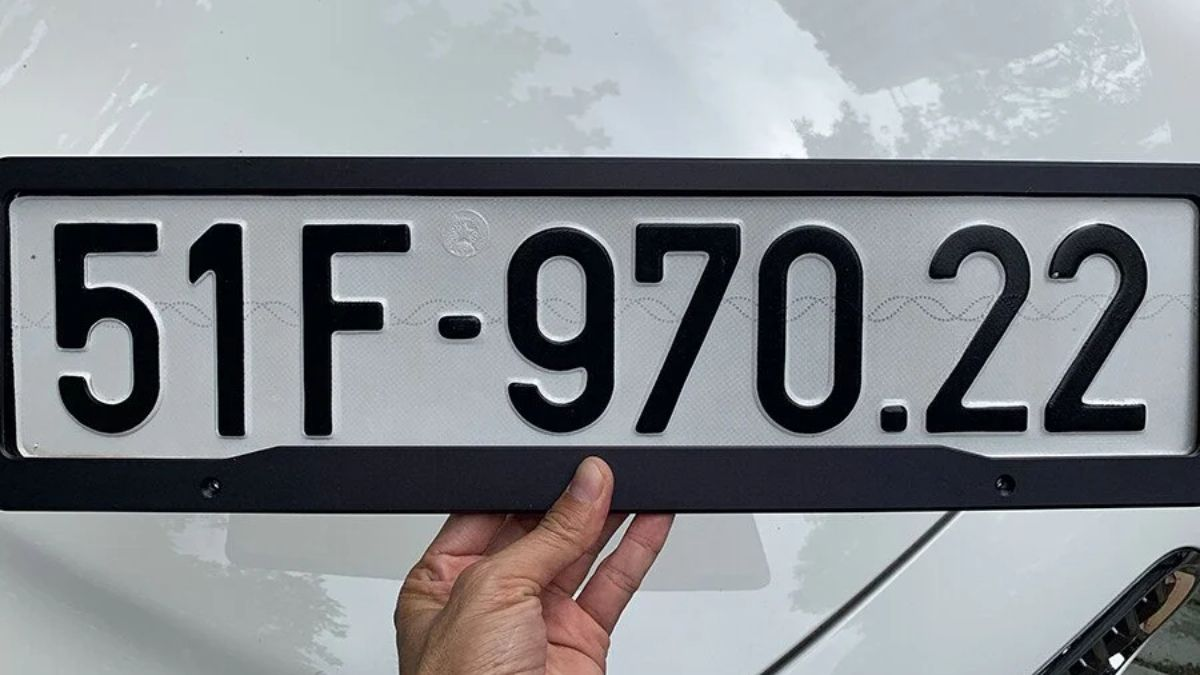
#> input picture DuAnLPR/TestData/bienso3.jpg, 1200 x 675 px
$ python run_opencv_test.py
#> lines starting #> are read from the running program, lines starting #| are printed output that depends on the picture; after the words box and inside, x2 and y2 are one past the last pixel; in counts of white or black regions, pixels touching at a corner belong together
import cv2
import numpy as np
import os
import sys
from pathlib import Path
import uuid
import pytesseract

# --- Cấu hình cho script test ---
BASE_DIR = Path(__file__).resolve().parent
MEDIA_ROOT_TEST = os.path.join(str(BASE_DIR), 'media_test_opencv_inside_project')
SAVE_DIR_TEST = os.path.join(MEDIA_ROOT_TEST, 'vehicle_entries_ocr_test')
if not os.path.exists(SAVE_DIR_TEST):
    os.makedirs(SAVE_DIR_TEST)


# --- QUAN TRỌNG: CẤU HÌNH TESSERACT ---
# Nếu Tesseract không nằm trong PATH, bỏ comment và SỬA ĐÚNG ĐƯỜNG DẪN dưới đây
# pytesseract.pytesseract.tesseract_cmd = r'C:\Program Files\Tesseract-OCR\tesseract.exe'

def process_image_for_plate_ocr(image_file_path):
#> called with image_file_path = 'DuAnLPR/TestData/bienso3.jpg'
    try:
        img_original = cv2.imread(image_file_path)
#> img_original is the input picture: shape (675, 1200, 3); mean B, G, R 142.3, 138, 134.5
        if img_original is None:
            print(f"Lỗi: Không thể đọc ảnh từ {image_file_path}")
            return "LOI_DOC_ANH", None, None

        img_for_processing = img_original.copy()

        cv2.imshow("0 - Original Image", img_original)
        cv2.waitKey(0)

        # 1. Tiền xử lý ảnh (cho việc khoanh vùng)
        gray_img = cv2.cvtColor(img_for_processing, cv2.COLOR_BGR2GRAY)
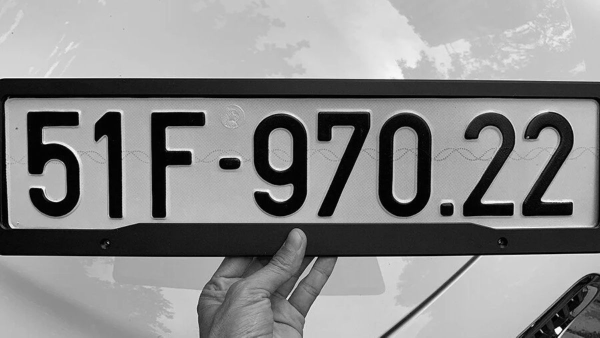
#> gray_img: shape (675, 1200) (shown at 1/2 size); min 0, max 255, mean 137.4
        clahe = cv2.createCLAHE(clipLimit=2.0, tileGridSize=(8, 8))
        contrast_enhanced_gray = clahe.apply(gray_img)  # Sẽ dùng lại ảnh này nếu khoanh vùng thất bại
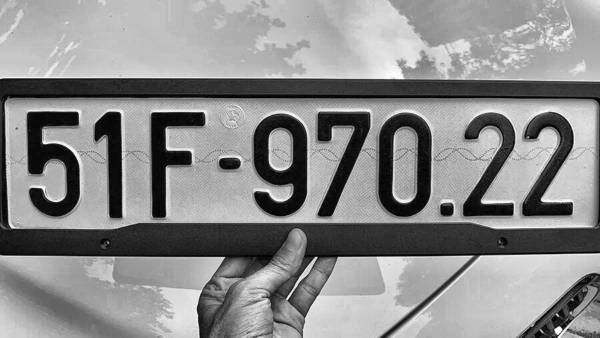
#> contrast_enhanced_gray: shape (675, 1200) (shown at 1/2 size); min 1, max 255, mean 139.1
        blurred_img = cv2.GaussianBlur(contrast_enhanced_gray, (5, 5), 0)
        edged_img = cv2.Canny(blurred_img, 50, 150)
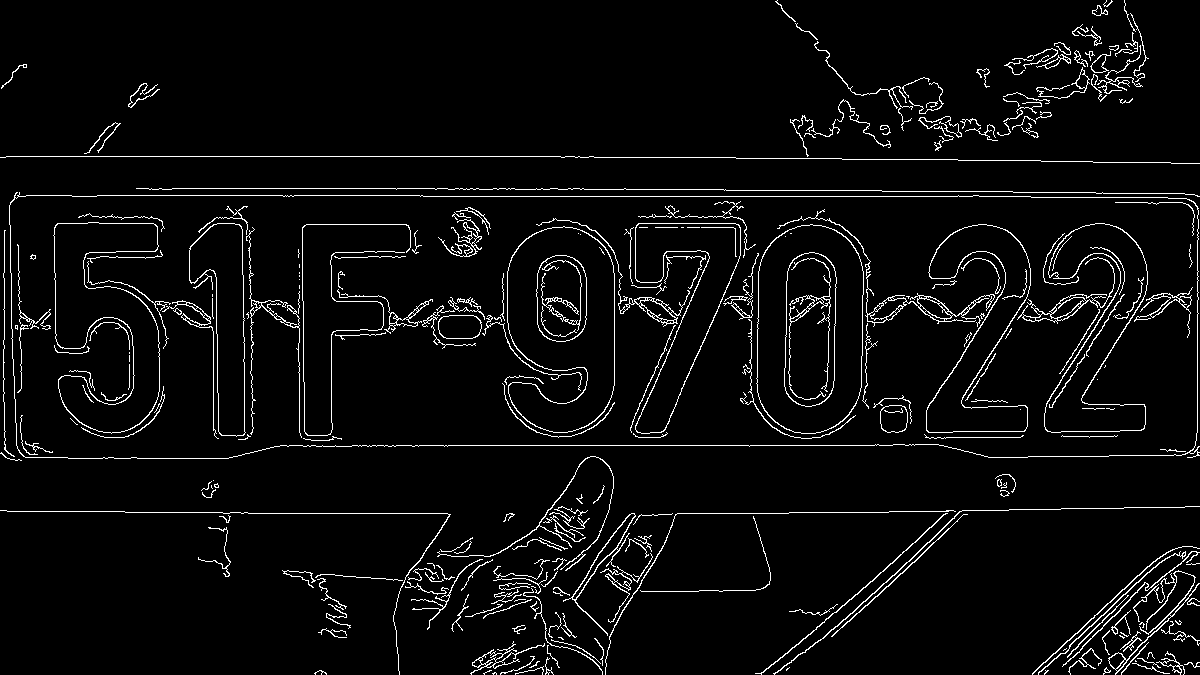
#> edged_img: shape (675, 1200); 4.5% white in thin lines or dots
        cv2.imshow("3 - Edged Image", edged_img)
        cv2.waitKey(0)

        # 2. Phát hiện vùng 4 cạnh (đơn giản hóa)
        contours, _ = cv2.findContours(edged_img.copy(), cv2.RETR_TREE, cv2.CHAIN_APPROX_SIMPLE)
#> contours = 462 contours, 317 with area under 20; largest, box (x1, y1, x2, y2) and area: (9, 192, 1200, 459) 300661, (9, 195, 1199, 459) 300626, (756, 224, 864, 434) 19496, (756, 224, 864, 434) 19411, (507, 226, 615, 433) 17232
        contours = sorted(contours, key=cv2.contourArea, reverse=True)[:10]
#> contours = 10 contours; largest, box (x1, y1, x2, y2) and area: (9, 192, 1200, 459) 300661, (9, 195, 1199, 459) 300626, (756, 224, 864, 434) 19496, (756, 224, 864, 434) 19411, (507, 226, 615, 433) 17232

        license_plate_contour_final = None
        img_with_selected_contour = img_original.copy()

        for contour_candidate in contours:
            perimeter = cv2.arcLength(contour_candidate, True)
            approx_polygon = cv2.approxPolyDP(contour_candidate, 0.02 * perimeter, True)
            if len(approx_polygon) == 4:
                (x_contour, y_contour, w_contour, h_contour) = cv2.boundingRect(approx_polygon)
                if (w_contour >= 20 and h_contour >= 10) and \
                        (w_contour < img_original.shape[1] * 0.95 and h_contour < img_original.shape[0] * 0.95):
                    license_plate_contour_final = approx_polygon
                    print(f"DEBUG: Selected 4-sided contour: w={w_contour}, h={h_contour}")
                    cv2.drawContours(img_with_selected_contour, [license_plate_contour_final], -1, (0, 0, 255), 3)
                    break
#> this loop made 10 passes
#> (perimeter, approx_polygon, x_contour, y_contour, w_contour, h_contour) on passes 1 to 2: (3015.3, [[9, 205], [25, 457], [1199, 455], [1186, 198]], 9, 198, 1191, 260), (2924.1, [[9, 205], [1186, 198], [1195, 445], [25, 457]], 9, 198, 1187, 260)

        if license_plate_contour_final is not None:
            cv2.imshow("4 - Selected Contour (Potential Plate)", img_with_selected_contour)
            cv2.waitKey(0)
        else:
            print("DEBUG: No 4-sided contour selected as potential plate. Will attempt OCR on full preprocessed image.")

        recognized_plate_text_result = "KHONG_THE_NHAN_DANG"  # Mặc định nếu mọi thứ thất bại
        path_to_ocr_input_image_saved = None  # Đường dẫn ảnh đã được chuẩn bị cho OCR và lưu lại
        original_image_basename = os.path.basename(image_file_path)
        original_image_relative_path_for_django = os.path.join('vehicle_entries_test',
                                                               "original_for_django_" + original_image_basename)

        ocr_target_image = None  # Ảnh sẽ được đưa vào Tesseract

        if license_plate_contour_final is not None:
            (x, y, w, h) = cv2.boundingRect(license_plate_contour_final)
            if w > 0 and h > 0:
                # Cắt từ ảnh xám đã tăng tương phản
                cropped_plate_img = contrast_enhanced_gray[y:y + h, x:x + w]
                cv2.imshow("5.0 - Cropped Region (Input for OCR Preprocessing)", cropped_plate_img)
                cv2.waitKey(0)
                ocr_target_image = cropped_plate_img.copy()
                print("DEBUG: Processing OCR on CROPPED image.")
            else:
                print("DEBUG: Selected contour has invalid dimensions. Fallback to full image OCR.")
                # Fallback nếu cắt lỗi, dùng ảnh đã tăng tương phản toàn bộ
                ocr_target_image = contrast_enhanced_gray.copy()
        else:
            # Fallback nếu không tìm thấy contour, dùng ảnh đã tăng tương phản toàn bộ
            print("DEBUG: No specific plate region found. Attempting OCR on full preprocessed image.")
            ocr_target_image = contrast_enhanced_gray.copy()
            cv2.imshow("Fallback - Full Image for OCR Preprocessing", ocr_target_image)
            cv2.waitKey(0)

        # --- TIỀN XỬ LÝ ẢNH `ocr_target_image` CHO OCR ---
        # 1. Resize (Tùy chọn, nhưng thường hữu ích)
        target_height_ocr = 80
        current_height_ocr = ocr_target_image.shape[0]
        current_width_ocr = ocr_target_image.shape[1]
        if current_height_ocr > 0 and current_width_ocr > 0:
            if current_height_ocr < target_height_ocr / 2 or current_height_ocr > target_height_ocr * 2:  # Resize nếu chênh lệch nhiều
                scale_factor = float(target_height_ocr) / current_height_ocr
                new_width = int(current_width_ocr * scale_factor)
                if new_width > 0:
                    ocr_target_image_resized = cv2.resize(ocr_target_image, (new_width, target_height_ocr),
                                                          interpolation=cv2.INTER_LANCZOS4)
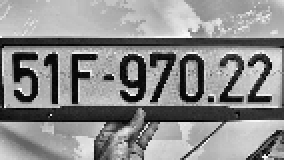
#> ocr_target_image_resized: shape (80, 142) (shown 2 times larger); min 0, max 255, mean 139.4
                    cv2.imshow("5.1 - Resized for OCR", ocr_target_image_resized)
                    cv2.waitKey(0)
                    ocr_input_for_thresholding = ocr_target_image_resized
                else:
                    ocr_input_for_thresholding = ocr_target_image  # Dùng ảnh gốc nếu resize lỗi
            else:
                ocr_input_for_thresholding = ocr_target_image  # Dùng ảnh gốc nếu kích thước đã tương đối ổn
        else:
            print("Lỗi: Ảnh đầu vào cho resize không hợp lệ (chiều cao hoặc rộng bằng 0).")
            cv2.destroyAllWindows()
            return "LOI_ANH_RESIZE_OCR", original_image_relative_path_for_django, None

        # 2. Phân ngưỡng nhị phân (Thresholding)
        # THỬ NGHIỆM CÁC PHƯƠNG PHÁP VÀ THAM SỐ Ở ĐÂY
        # (_, ocr_ready_img) = cv2.threshold(ocr_input_for_thresholding, 0, 255, cv2.THRESH_BINARY_INV + cv2.THRESH_OTSU)
        ocr_ready_img = cv2.adaptiveThreshold(ocr_input_for_thresholding, 255,
                                              cv2.ADAPTIVE_THRESH_GAUSSIAN_C,
                                              cv2.THRESH_BINARY_INV,
                                              15,  # blockSize
                                              7)  # C
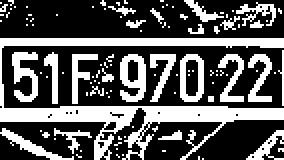
#> ocr_ready_img: shape (80, 142) (shown 2 times larger); 34.9% white; 108 white regions (87 under 20 px), largest, box (x1, y1, x2, y2) and area: (0, 19, 142, 80) 1913, (60, 27, 73, 51) 199, (6, 26, 19, 51) 181
        cv2.imshow("5.2 - OCR Ready (Thresholded)", ocr_ready_img)
        cv2.waitKey(0)

        # --- THỰC HIỆN OCR ---
        try:
            char_whitelist = 'ABCDEFGHJKLMNPQRSTUVWXYZ0123456789-'
            # THỬ NGHIỆM CÁC GIÁ TRỊ --psm. Nếu OCR trên toàn ảnh, psm 6 hoặc 11 có thể tốt hơn.
            # Nếu OCR trên vùng cắt nhỏ (hy vọng là biển số), psm 7 hoặc 8.
            psm_mode = '11' if license_plate_contour_final is not None else '7'  # Chọn psm tùy theo có khoanh vùng được không
            custom_config = f'--oem 3 --psm {psm_mode} -c tessedit_char_whitelist={char_whitelist}'

            print(f"DEBUG: Using Tesseract config: {custom_config}")
#> (the run stopped early here; a loop or call above may not have finished)

$ run again, with DuAnLPR/TestData/63-B184240.jpg copied over DuAnLPR/TestData/bienso3.jpg
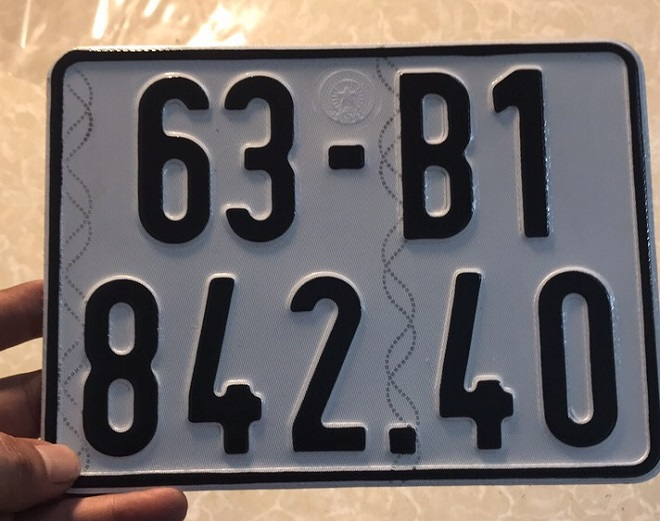
#> input picture DuAnLPR/TestData/63-B184240.jpg, 660 x 521 px
#> in process_image_for_plate_ocr, img_original is the input picture: shape (521, 660, 3); mean B, G, R 104.7, 105.8, 113.1
#> in process_image_for_plate_ocr, `edged_img = cv2.Canny(blurred_img, 50, 150)`:
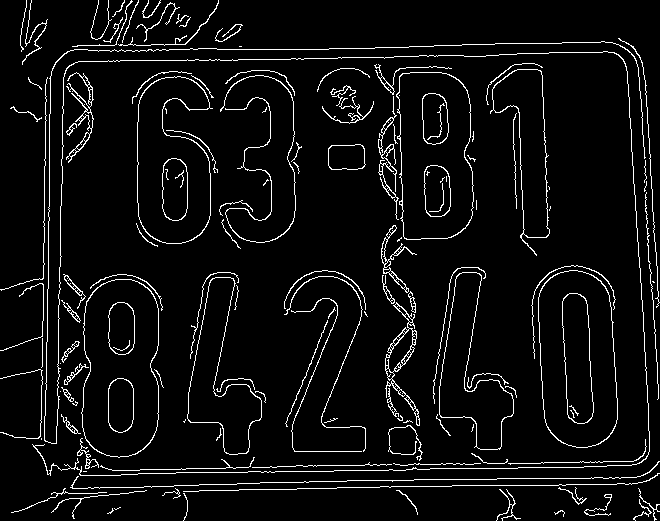
#> edged_img: shape (521, 660); 5.6% white in thin lines or dots
#> in process_image_for_plate_ocr, `contours, _ = cv2.findContours(edged_img.copy(), cv2.RETR_TREE, cv2.CH..`: contours = 279 contours, 189 with area under 20; largest, box (x1, y1, x2, y2) and area: (538, 270, 618, 448) 11928, (81, 279, 159, 458) 11894, (538, 270, 618, 448) 11870, (81, 279, 159, 458) 11820, (396, 72, 474, 240) 11174
#> in process_image_for_plate_ocr, `contours = sorted(contours, key=cv2.contourArea, reverse=True)[:10]`: contours = 10 contours; largest, box (x1, y1, x2, y2) and area: (538, 270, 618, 448) 11928, (81, 279, 159, 458) 11894, (538, 270, 618, 448) 11870, (81, 279, 159, 458) 11820, (396, 72, 474, 240) 11174
#> the loop in process_image_for_plate_ocr, `for contour_candidate in contours:` made 10 passes
#> perimeter on passes 1 to 8: 458.9, 473.9, 455.8, 470.8, 482.2, 464.7, 532.1, 522.7
#> in process_image_for_plate_ocr, `ocr_ready_img = cv2.adaptiveThreshold(ocr_input_for_thresholding, 255,..`:
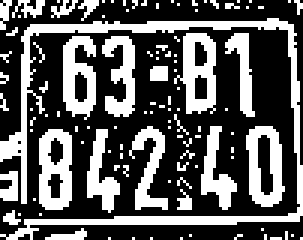
#> ocr_ready_img: shape (80, 101) (shown 3 times larger); 35.7% white; 110 white regions (92 under 20 px), largest, box (x1, y1, x2, y2) and area: (0, 6, 101, 80) 834, (13, 43, 24, 70) 218, (58, 11, 72, 38) 216
